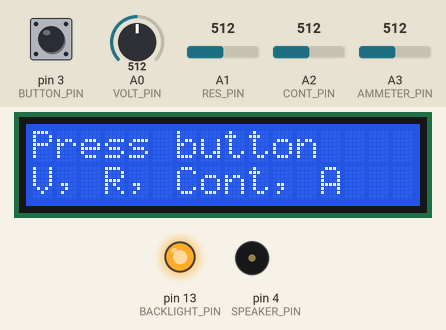
This sketch was run on a simulated Arduino Uno, built with avr-gcc and run on an emulated ATmega328P. Parts: 16×2 character LCD, output pins drawn as LEDs (lit = HIGH), buzzer (waves = sounding). Inputs (shaded band) come from the test bench; at power-on: pin 3 (BUTTON_PIN) HIGH, A2 (CONT_PIN) = 512, A0 (VOLT_PIN) = 512, A1 (RES_PIN) = 512, A3 (AMMETER_PIN) = 512.

Above: at 3.3 s.
3.4 s: pin 3 (BUTTON_PIN) pulled LOW for 1 s
At 5.1 s:
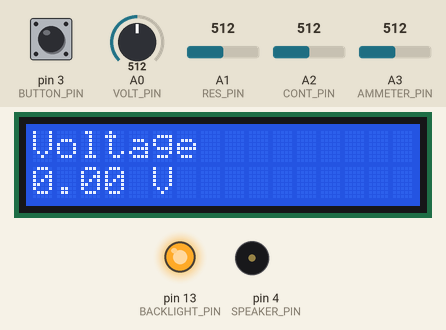
5.9 s: pin 3 (BUTTON_PIN) pulled LOW for 3.2 s
At 6.7 s:
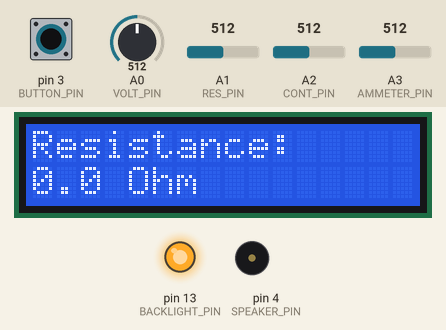
10.6 s: pin 3 (BUTTON_PIN) pulled LOW for 1 s
At 11.4 s:
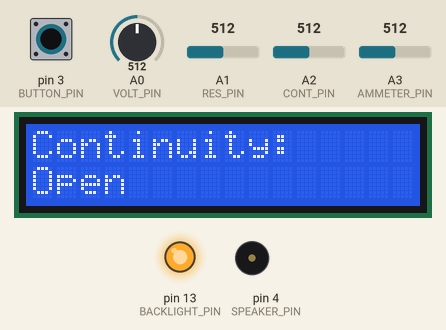
13.1 s: A2 (CONT_PIN) set to 1003
14.6 s: A2 (CONT_PIN) set to 1022
At 15.7 s:
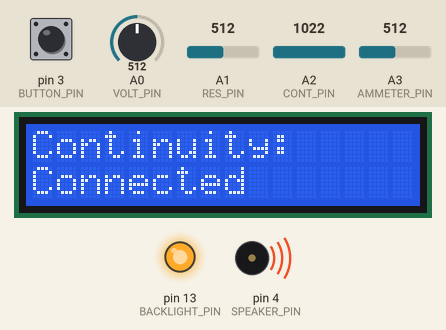
16.3 s: pin 3 (BUTTON_PIN) pulled LOW for 3.2 s
At 17.7 s:
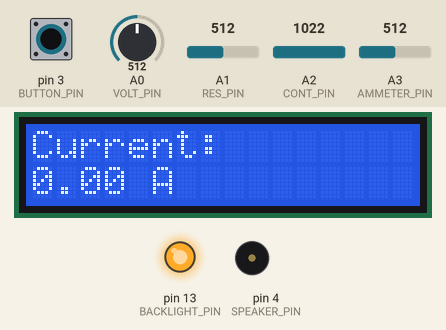
Timing chart, 0 to 19.3 s (numbered marks = the images above; inputs shaded):
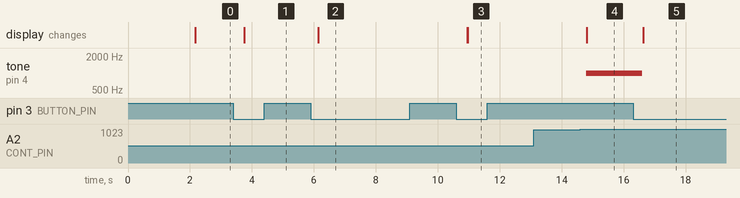

The sketch:

ard_dmult.ino
```cpp
#include <Arduino.h>
#include <LiquidCrystal_I2C.h>

const byte VOLT_PIN = A0;
const byte RES_PIN = A1;
const byte CONT_PIN = A2;
const byte AMMETER_PIN = A3;

const byte BUTTON_PIN = 3;
const byte SPEAKER_PIN = 4;
const byte BACKLIGHT_PIN = 13;

const float R1V = 330.0;
const float R2V = 220.0;
const float Vref = 5.0;
const float Rref = 10000.0;

const int Cont_thres = 1010; // cont. sens
const float acs712_sens = 0.185;
const float acs712_off = 2.5;
const float Iref = 5.0;
LiquidCrystal_I2C lcd(0x27, 16, 2);

int currentMode = 0;
int previousMode = 0;
int currentButtonState = HIGH;
int lastButtonState = HIGH;

unsigned long lastDebounceTime = 0;

void displayMenu(); // foward decl
void measureVoltage();
void measureResistance();
void checkContinuity();
void measureCurrent();
void updateMode();

void setup() {
  // if you wish to debug uncomment this
  // Serial.begin(9600);

  pinMode(BUTTON_PIN, INPUT_PULLUP);
  pinMode(SPEAKER_PIN, OUTPUT);
  pinMode(BACKLIGHT_PIN, OUTPUT);

  noTone(SPEAKER_PIN);
  digitalWrite(BACKLIGHT_PIN, HIGH);

  lcd.begin(16, 2);
  lcd.init();
  lcd.backlight();
  lcd.clear();

  lcd.setCursor(0, 0);
  lcd.print(F("Digital"));
  lcd.setCursor(0, 1);
  lcd.print(F("Multimeter"));
  delay(2000);
  lcd.clear();
}

void loop() {
  updateMode();

  if (currentMode != previousMode) {
    lcd.clear();
    noTone(SPEAKER_PIN);
    previousMode = currentMode;
  }

  switch (currentMode) {
    case 0:
        displayMenu();
      break;
    case 1:
      measureVoltage();
      break;
    case 2:
      measureResistance();
      break;
    case 3:
      checkContinuity();
      break;
    case 4:
      measureCurrent();
      break;
  }

  delay(150);
}

void updateMode() {
  int reading = digitalRead(BUTTON_PIN);

  if (reading != lastButtonState) {
    lastDebounceTime = millis();
  }

  if ((millis() - lastDebounceTime) > 50) {
    if (reading != currentButtonState) {
      currentButtonState = reading;
      if (currentButtonState == LOW) {
        currentMode = (int)((currentMode + 1) % 5);
      }
    }
  }
  lastButtonState = reading;
}

void displayMenu() {
  lcd.setCursor(0, 0);
  lcd.print(F("Press button"));
  lcd.setCursor(0, 1);
  lcd.print(F("V, R, Cont, A"));
}

void measureVoltage() {
  int adc_value = analogRead(VOLT_PIN);
  float adc_voltage = (adc_value / 1023) * Vref;
  float in_voltage = adc_voltage * (R1V + R2V) / R2V;

  if (in_voltage < 0.03) {
      in_voltage = 0.0;
  }

  // Serial.print(in_voltage, 2);
  // Serial.println(F(" V"));
  lcd.setCursor(0,0);
  lcd.print(F("Voltage"));
  lcd.setCursor(0, 1);
  lcd.print(in_voltage, 2);
  lcd.print(F(" V       "));
}

void measureResistance() {
  int sensorValue = analogRead(RES_PIN);
  float Vout = (sensorValue / 1023) * Vref;
  float R = 0.0;

  if (sensorValue <= 1) {
    R = 0.0;
  } else if (sensorValue >= (1023 - 1) ) {
    R = -1.0;
  } else if (Vout >= Vref) {
    R = -1.0;
  }
  else {
     if ((Vref / Vout) <= 1.0) {
        R = -1.0;
     } else {
        R = Rref * (1.0 / ((Vref / Vout) - 1.0));
     }
     if (R < 0 && R != -1.0) R = -1.0;
  }

  /*Serial.print(F("R: "));
  if (R == -1.0) {
      Serial.println(F("OL"));
  } else {
      Serial.print(R, 1);
      Serial.println(F(" ohm"));
  }*/

  lcd.setCursor(0, 0);
  lcd.print(F("Resistance:"));
  lcd.setCursor(0, 1);
  if (R == -1.0) {
    lcd.print(F("OL         "));
  } else if (R > 999999.9) {
    lcd.print(R / 1000000.0, 2);
    lcd.print(F(" MOhm   "));
  } else if (R > 999.9) {
    lcd.print(R / 1000.0, 2);
    lcd.print(F(" kOhm   "));
  } else {
    lcd.print(R, 1);
    lcd.print(F(" Ohm    "));
  }
}

void checkContinuity() {
  long sum = 0;
  for (int i = 0; i < 5; i++) {
    sum += analogRead(CONT_PIN);
    delay(2);
  }
  int sensorValue = sum / 5;
  // Serial.print(F("Continuity ADC: "));
  // Serial.println(sensorValue);

  lcd.setCursor(0, 0);
  lcd.print(F("Continuity:"));
  lcd.setCursor(0, 1);

  if (sensorValue > Cont_thres) {
    tone(SPEAKER_PIN, 1000);
    lcd.print(F("Connected  "));
  } else {
    noTone(SPEAKER_PIN);
    lcd.print(F("Open       "));
  }
}

void measureCurrent() {
  float adc_sum = 0;
  for (int i = 0; i < 20; i++) {
    adc_sum += analogRead(AMMETER_PIN);
  }
  float adc_average = adc_sum / 20;
  adc_average = adc_average > 516.20 ? adc_average : 511.5;
  // Serial.println(adc_average);
  float voltage_at_pin = (float)((adc_average * 5.0) / 1023) ;
  float I = (voltage_at_pin - 2.5)/(acs712_sens*10);
  // Serial.println(adc_average);
  lcd.setCursor(0, 0);
  lcd.print(F("Current:"));
  lcd.setCursor(0, 1);


  if (I < 1.0 && I != 0.0 ) {
    lcd.print(I * 1000.0, 1);
    lcd.print(F(" mA    "));
  } else {
    lcd.print(I, 2);
    lcd.print(F(" A     "));
  }
  if (I >= 10.0) {
      lcd.print(F("   "));
  } else if (I >= 1.0) {
      lcd.print(F("    "));
  } else if (I * 1000.0 >= 100.0){
      lcd.print(F("  "));
  } else if (I * 1000.0 >= 10.0){
      lcd.print(F("   "));
  }
}
```

Measured:
- the behaviour switches between 1010 and 1011 on A2 (CONT_PIN) (found by bisection; images 3 and 4)
- after the input at 3.4 s, the display: changes after 0.35 s (image 1)
- after the input at 5.9 s, the display: changes after 0.24 s (image 2)
- after the input at 10.6 s, the display: first changes after 0.34 s (image 3 shows a later state)
- after the input at 13.1 s, every drawn part: stays the same
- after the input at 14.6 s, tone on pin 4 (SPEAKER_PIN): silent → 1000 Hz after 0.20 s; the display: changes after 0.21 s (image 4)
- after the input at 16.3 s, tone on pin 4 (SPEAKER_PIN): 1000 Hz → silent after 0.30 s; the display: changes after 0.32 s (image 5)
